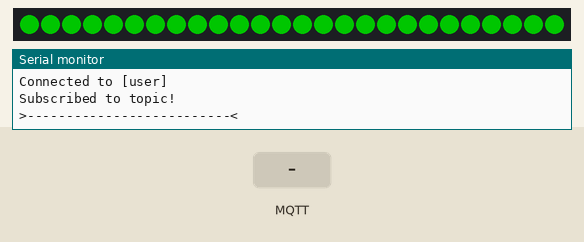
Recording of a sketch running on a simulated ESP8266 (NodeMCU). Parts: 26 RGB LEDs in strip order, left to right, the last lines printed to the serial monitor. The inputs (shaded band) are chosen by the test bench. Dim RGB values are drawn brighter than linear; WiFi joins after 1.5 s; servers stay silent unless stated; no MQTT or app messages arrive unless stated.

Above: at 4.6 s.
6.3 s: MQTT message "2" arrives on the first subscribed topic
At 6.46 s:
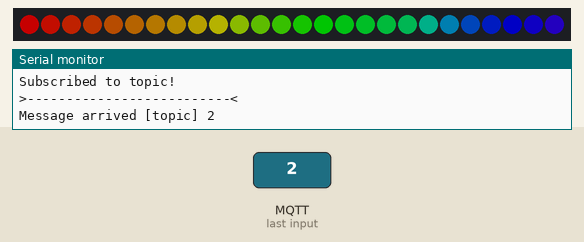
8.7 s: MQTT message "1" arrives on the first subscribed topic
At 9.2 s:
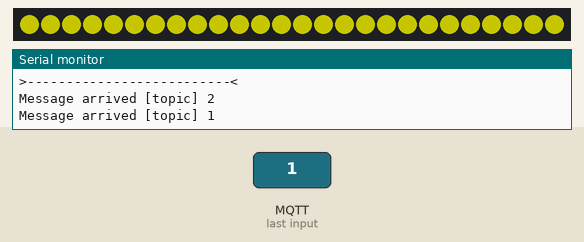
10.2 s: MQTT message "2" arrives on the first subscribed topic
At 10.65 s:
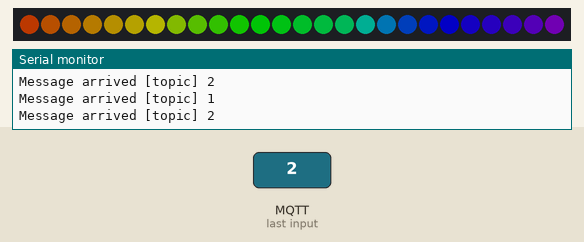
13.2 s: MQTT message "2" arrives on the first subscribed topic
At 14.0 s:
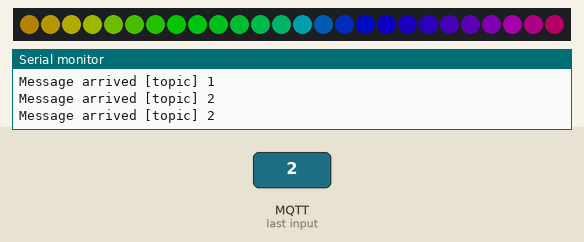
16.2 s: MQTT message "2" arrives on the first subscribed topic
At 17.35 s:
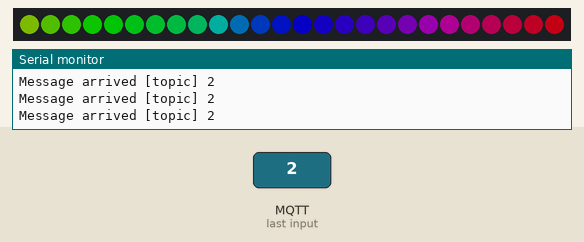
19.2 s: MQTT message "0" arrives on the first subscribed topic
At 20.5 s:
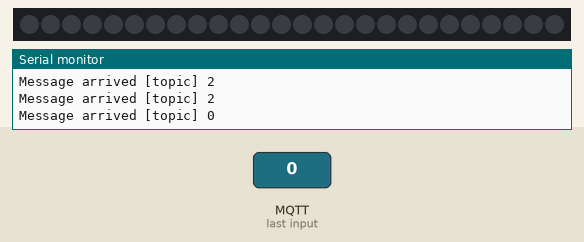
Timing chart, 0 to 21.7 s (numbered marks = the images above; inputs shaded):
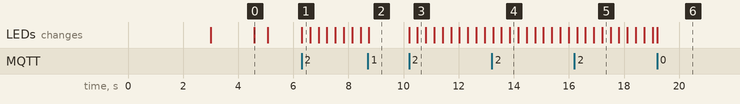

Measured:
- after the input at 6.3 s, the LEDs: change at once (image 1)
- after the input at 8.7 s, the LEDs: change at once (image 2)
- after the input at 10.2 s, the LEDs: first change at once (image 3 shows a later state)
- after the input at 13.2 s, the LEDs: first change after 0.05 s (image 4 shows a later state)
- after the input at 16.2 s, the LEDs: first change after 0.09 s (image 5 shows a later state)
- after the input at 19.2 s, the LEDs: change at once (image 6)
- what the display in image 0 shows lasts 0.5 s, from 4.6 s to 5.1 s

The sketch:

FastLED_MQTT.ino
```cpp
#include <FastLED.h>
#include <ESP8266WiFi.h>
#include <PubSubClient.h>

FASTLED_USING_NAMESPACE

#if defined(FASTLED_VERSION) && (FASTLED_VERSION < 3001000)
#warning "Requires FastLED 3.1 or later; check github for latest code."
#endif

#define DATA_PIN    6
//#define CLK_PIN   4
#define LED_TYPE    WS2811
#define COLOR_ORDER GRB
#define NUM_LEDS    26
CRGB leds[NUM_LEDS];

#define BRIGHTNESS          96
#define FRAMES_PER_SECOND  120

const char* ssid = "user";
const char* wifi_password = "password";

const char* mqtt_server = "local_ip";
const char* mqtt_topic = "topic";
const char* mqtt_username = "user";
const char* mqtt_password = "password!";

const char* clientID = "ID";

WiFiClient wifiClient;
PubSubClient client(mqtt_server, 1883, wifiClient);

int LED_MODE = 0;
uint8_t gHue = 0; // rotating "base color" used by many of the patterns

void callback(char* topic, byte* payload, unsigned int length) {
  Serial.print("Message arrived [");
  Serial.print(topic);
  Serial.print("] ");
  for (int i = 0; i < length; i++) {
    char receivedChar = (char)payload[i];
    Serial.print(receivedChar);
    Serial.println();
    if (receivedChar == '0'){
      LED_MODE = 0;
    }
    if (receivedChar == '1'){
      LED_MODE = 1;
    }
    if (receivedChar == '2'){
      LED_MODE = 2;
      gHue = 0;
    }
  }
}

void setup(){
  delay(3000);

  FastLED.addLeds<LED_TYPE,DATA_PIN,COLOR_ORDER>(leds, NUM_LEDS).setCorrection(TypicalLEDStrip);

  // set master brightness control
  FastLED.setBrightness(BRIGHTNESS);

  fill_solid(leds, NUM_LEDS, CRGB(255, 0, 0));
  FastLED.show();

  Serial.begin(115200);
  delay(10);

  // tell FastLED about the LED strip configuration

  WiFi.begin(ssid, wifi_password);
  while (WiFi.status() != WL_CONNECTED){
    delay(500);
    Serial.print(".");
  }

  Serial.println("");
  Serial.println("WiFi connected");
  Serial.print("IP address: ");
  Serial.println(WiFi.localIP());

  reconnect();
  delay(10);
  resubscribe();

  client.setCallback(callback);

  fill_solid(leds, NUM_LEDS, CRGB(0, 255, 0));
  FastLED.show();
  delay(500);
  turnStripOff();
}

void loop(){
  if (!client.connected()) {
    reconnect();
    delay(10);
    resubscribe();
  }
  client.loop();

  // Call the current pattern function once, updating the 'leds' array.
  if(LED_MODE == 0){
    turnStripOff();
  }else if (LED_MODE == 1){
    turnStripOn();
  }else if (LED_MODE == 2){
    rainbow();
  }

  FastLED.show();
  FastLED.delay(1000/FRAMES_PER_SECOND);

  EVERY_N_MILLISECONDS( 20 ) { gHue+=2; } // slowly cycle the "base color" through the rainbow
}

void rainbow(){
  fill_rainbow( leds, NUM_LEDS, gHue, 7);
}

void turnStripOff(){
  fill_solid(leds, NUM_LEDS, CRGB(0, 0, 0));
}

void turnStripOn(){
  fill_solid(leds, NUM_LEDS, CRGB(255, 255, 0));
}

void reconnect(){
  while(!client.connected()){
    Serial.print("\nConnecting to [");
    Serial.print(mqtt_username);
    Serial.println("]");
    if(client.connect(clientID, mqtt_username, mqtt_password)){
      Serial.print("\nConnected to [");
      Serial.print(mqtt_username);
      Serial.println("]");
      Serial.println("");
    } else {
      Serial.println("\nTrying to connect again");
      delay(5000);
    }
  }
}

void resubscribe(){
  if (client.subscribe(mqtt_topic)) {
    Serial.print("Subscribed to ");
    Serial.print(mqtt_topic);
    Serial.println("!");
    Serial.println(">--------------------------<");
  }
  else {
    Serial.println("Subscription to ");
    Serial.print(mqtt_topic);
    Serial.println("failed...");
  }
}
```
